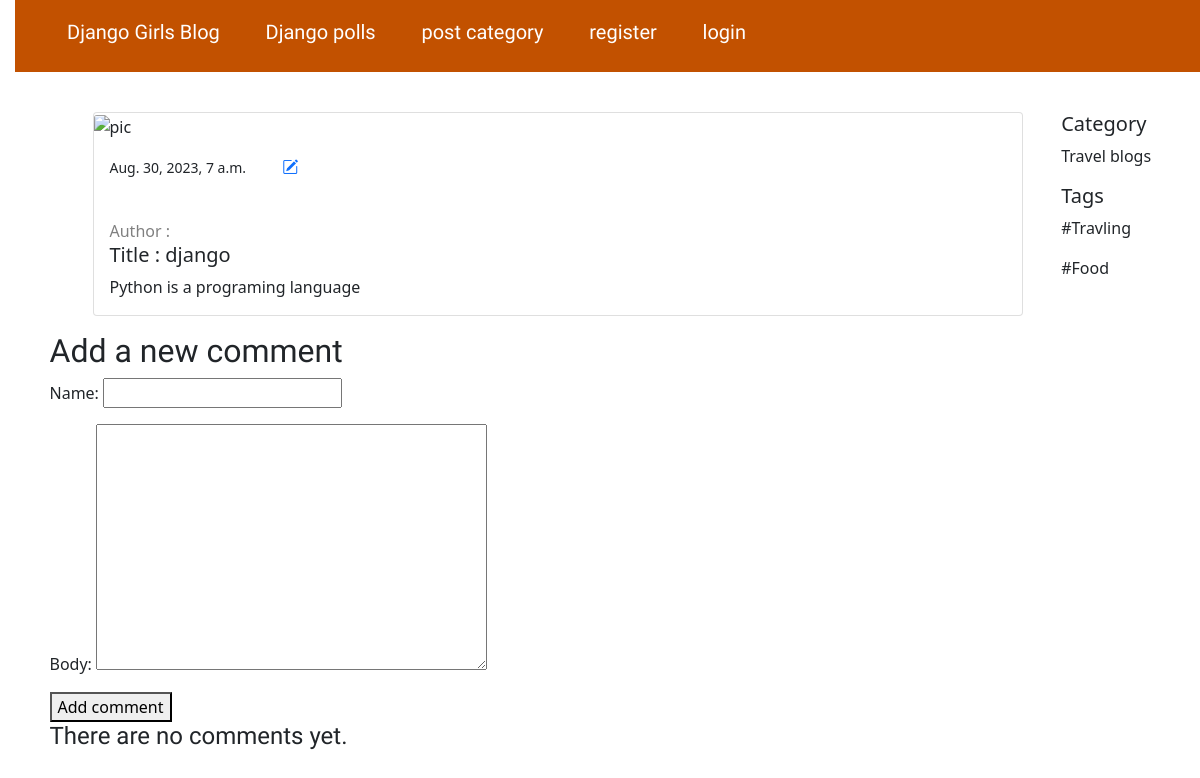
Page /post/django/ on the earlier database version.
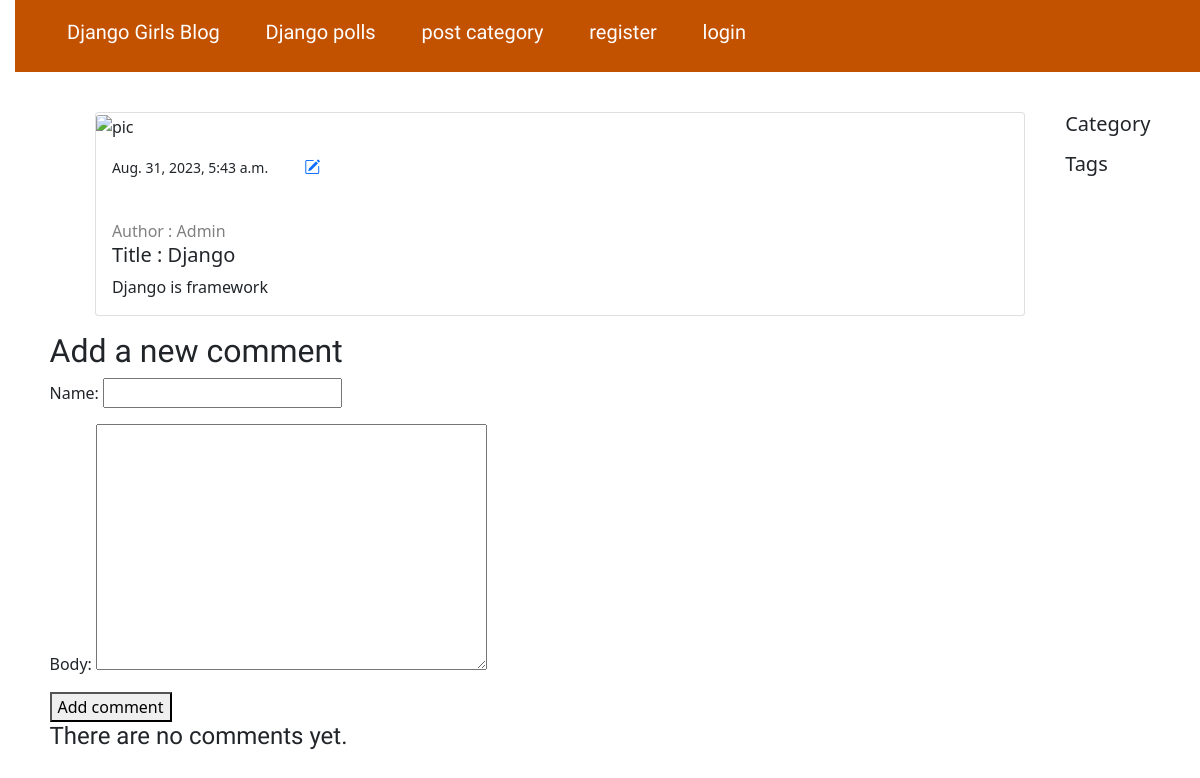
Same page on the later database version.
### djangogirls/models.py (models this page shows, shortened)
class Post(models.Model):
    author = models.ForeignKey(settings.AUTH_USER_MODEL, null=True, blank=True, on_delete=models.CASCADE)
    slug = models.SlugField(max_length=200, unique=True)
    title = models.CharField(max_length=200)
    text = models.TextField()
    image = models.ImageField(upload_to = 'postimg/', null=True, blank=True)
    feature_img = models.ImageField(upload_to = 'featureimg/', null=True, blank=True)
    category = models.ForeignKey(Category, null=True, on_delete=models.SET_NULL)
    tags = models.ManyToManyField(Tags, related_name='post_tag')
    created_date = models.DateTimeField(default=timezone.now)
    published_date = models.DateTimeField(auto_now_add = True)

class Category(models.Model):
    name = models.CharField(max_length=200)
    image = models.ImageField(upload_to = 'catimg/', blank=True)
    description = models.TextField(blank=True)
    slug = models.SlugField(max_length=200)

class Tags(models.Model):
    name = models.CharField(max_length=200)
    image = models.ImageField(upload_to = 'tagimg/', blank=True)
    description = models.TextField(blank=True)
    slug = models.SlugField(max_length=200)

class User(AbstractUser):
    GENDER_CHOICES = (
        ('M', 'Male'),
        ('F', 'Female'),
    )
    STATE_CHOICES = (
        ("rajasthan", "rajasthan"),
        ("punjab", "punjab"),
        ("uttarpradesh", "uttarpradesh"),
    )
    username = models.CharField(max_length = 50, blank = True, null = True, unique = True)
    email = models.EmailField(_('email address'), unique = True)
    user_profile = models.ImageField(upload_to='avatar', blank=True, null=True)
    city = models.CharField(max_length=200)
    gender = models.CharField(max_length=200, choices = GENDER_CHOICES, default='')
    state = models.CharField(max_length=200, choices = STATE_CHOICES, default='')
    dob = models.DateField(null=True, blank=True)
    country = models.CharField(max_length=200)
    zip_code = models.IntegerField(null = True)
    phone_no = models.CharField(max_length = 10)
    USERNAME_FIELD = 'email'
    REQUIRED_FIELDS = ['username', 'first_name']

### djangogirls/views.py (the view)
# urls.py: path('post/<str:slug>/', post_detail, name='post_detail'),
def post_detail(request, slug):
    post = get_object_or_404(Post, slug=slug)
    comments = post.comments.filter(active=True, parent__isnull=True).order_by('-created')
    if request.method == 'POST':
        comment_form = CommentForm(data=request.POST)
        if comment_form.is_valid():
            parent_obj = None
            try:
                parent_id = int(request.POST.get('parent_id'))
            except:
                parent_id = None
            if parent_id:
                parent_obj = Comment.objects.get(id=parent_id)
                if parent_obj:
                    replay_comment = comment_form.save(commit=False)
                    replay_comment.parent = parent_obj
            new_comment = comment_form.save(commit=False)
            new_comment.post = post
            new_comment.save()
            return redirect(f'/post/{post.slug}')
    else:
        comment_form = CommentForm()
    return render(request,
                  'djangogirls/post_detail.html',
                  {'post': post,
                   'comments': comments,
                   'comment_form': comment_form})

### djangogirls/forms.py
class CommentForm(forms.ModelForm):
    class Meta:
        model = Comment
        fields = ('name','body')

### djangogirls/templates/djangogirls/post_detail.html (shortened to what this page needs)
{% extends 'djangogirls/base.html' %}
{% load static %}
{% block content %}
<div class="main-section" style="display: flex; justify-content: space-around;">
    <div class="col-sm-10 card mb-3">
        {% if post.feature_img %}
        <img src="{{post.feature_img.url}}" class="card-img-top" alt="..." style="height: 350px;">
        {% else %}
        <img src="" class="card-img-top" alt="pic">
        {% endif %}
        <div class="card-body">
            <p class="card-text"><small
                    class="text-body-secondary">{{post.published_date}}</small>&ensp;&ensp;&ensp;&ensp;
                <a href="{% url 'post_edit' slug=post.slug %}"><i class="bi bi-pencil-square"></i></a>
            </p>
            <a  href="/authordetail/?id={{post.author.id}}" style="text-decoration: none; color: gray;"><p class="card-text" >Author : {{post.author.first_name}}</p></a>
            <h5 class="card-title">Title : {{post.title}}</h5>
            <p class="card-text">{{post.text}}</p>
        </div>
    </div>
    <div class="aside-section" style="padding-left: 10px;">
        <div class="category">
            <h5>Category</h5>
            <p>{{post.category.name}}</p>
        </div>
        <div class="tags">
            <h5>Tags</h5>
            {% for tag in post.tags.all %}
            <p>{{tag.name}}</p>
            {% endfor %}
        </div>
    </div>
</div>
<h2>Add a new comment</h2>
<form action="." method="post">
    {{ comment_form.as_p }}
    <button type="submit">Add comment</button>
</form>
{% for comment in comments %}
<div class="comment" >
    <p class="info" style="margin: 0px;">{{ comment.name }} | {{ comment.created }}</p>
    {{ comment.body|linebreaks }}
    {% for replay in comment.replies.all %}
    <p class="info" style="margin: 0px 26px;">{{ replay.name }} | {{ replay.created }}</p>
    <li style="list-style-type: none; margin-left: 30px;">{{ replay.body }}</li>
    {% endfor %}
    <button type="button" class="collapsible" style="margin-left: 0px;">Reply</button>
    <div class="content">
        <form action="." method="post">
            {{ comment_form.as_p }}
            {% csrf_token %}
            <input type="hidden" name="parent_id" value="{{ comment.id }}">
            <input class="btn btn-primary" type="submit" value="Replay">
        </form>
    </div>
</div>
{% empty %}
<h4>There are no comments yet.</h4>
{% endfor %}
{% endblock %}

Differences in the rows shown:
removed Post: published_date "Aug. 30, 2023, 7 a.m.", title "django", text "Python is a programing language", category.name "Travel blogs"
removed Tags: name "#Travling"
no longer on this page (row unchanged): Tags: name "#Food"
added Post: published_date "Aug. 31, 2023, 5:43 a.m.", author.first_name "Admin", title "Django", text "Django is framework"
